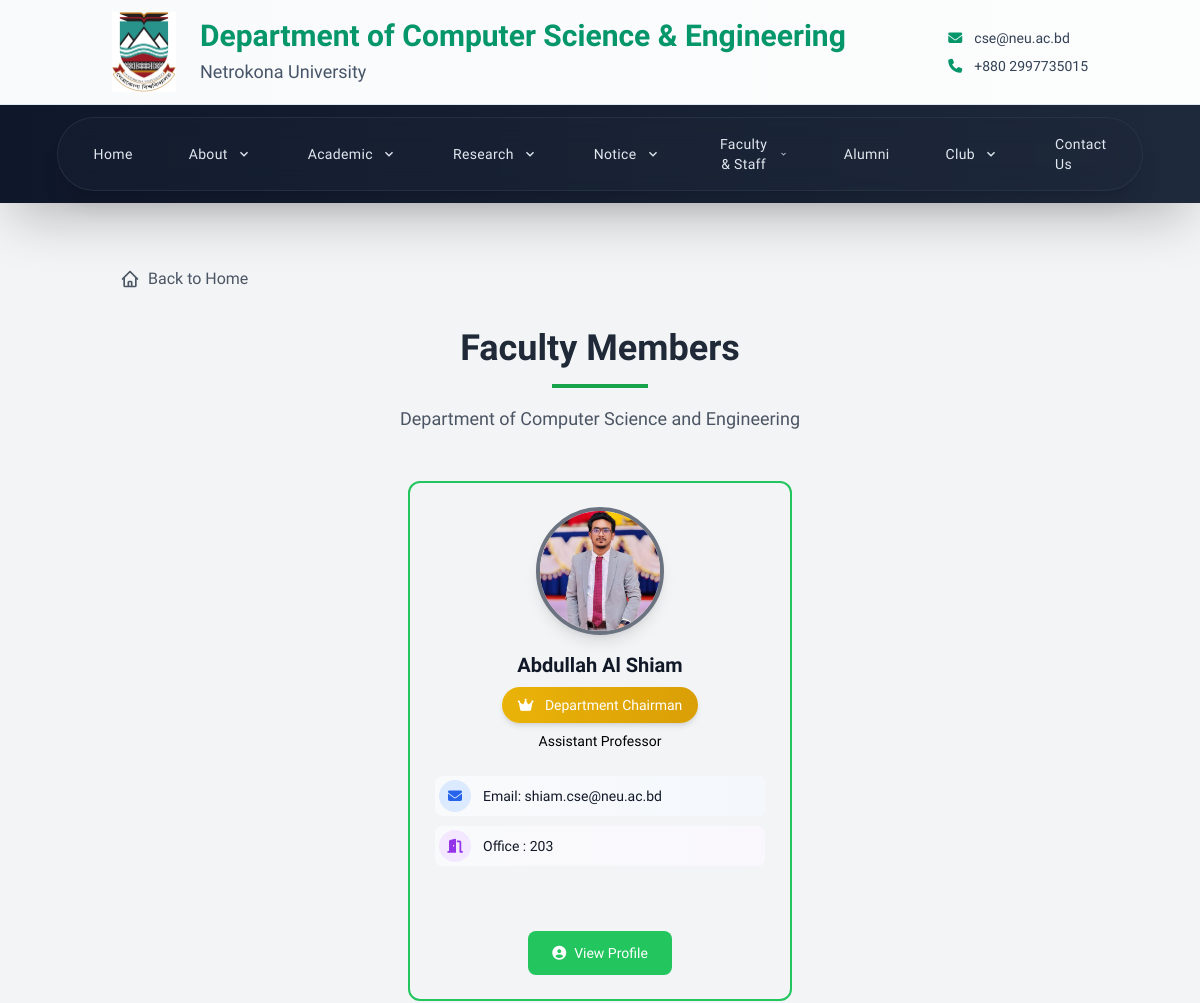
/faculty/active/ (upper part), run on an earlier commit of the app's database.
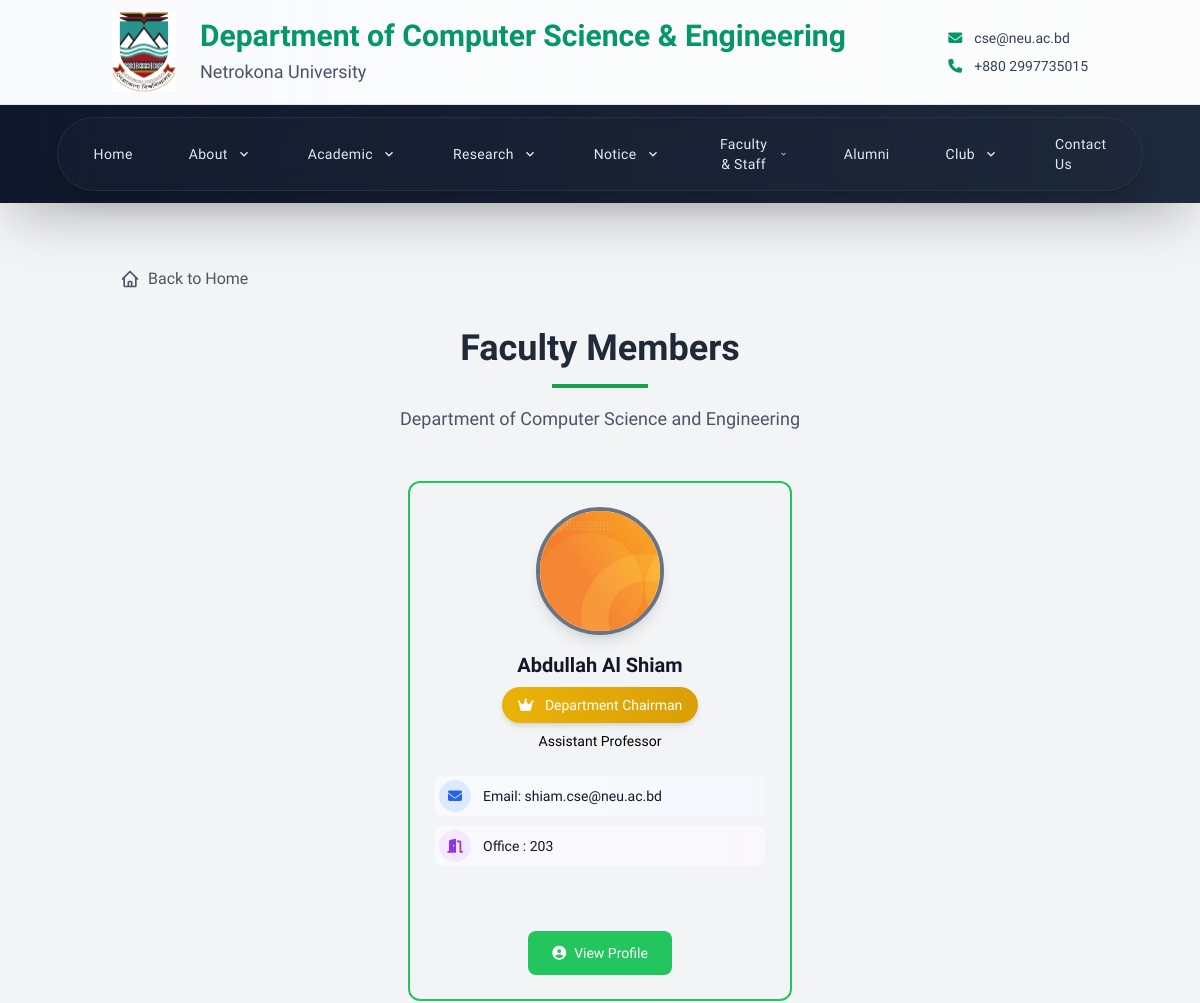
And on a later commit of the database.
### cse_app/models.py (models this page shows, shortened)
class FacultyMember(models.Model):
    DESIGNATION_CHOICES = (
        ('professor', 'Professor'),
        ('associate_professor', 'Associate Professor'),
        ('assistant_professor', 'Assistant Professor'),
        ('lecturer', 'Lecturer'),
        ('chairman', 'Chairman'),
    )
    STATUS_CHOICES = (
        ('active', 'Active'),
        ('on_leave', 'On Leave'),
        ('ex_chairman', 'Ex-Chairman'),
        ('past_faculty', 'Past Faculty'),
    )
    MEMBER_TYPE_CHOICES = (
        ('full_time', 'Full-time'),
        ('part_time', 'Part-time'),
        ('visiting', 'Visiting'),
        ('adjunct', 'Adjunct'),
    )
    user = models.OneToOneField(User, on_delete=models.CASCADE, null=True, blank=True)
    name = models.CharField(max_length=100)
    designation = models.CharField(max_length=30, choices=DESIGNATION_CHOICES)
    status = models.CharField(max_length=20, choices=STATUS_CHOICES, default='active')
    member_type = models.CharField(max_length=20, choices=MEMBER_TYPE_CHOICES, default='full_time')
    email = models.EmailField()
    phone = models.CharField(max_length=15, blank=True)
    room_no = models.CharField(max_length=10, blank=True)
    image = models.ImageField(upload_to='faculty/', blank=True)
    bio = models.TextField(blank=True)
    research_interest = models.TextField(blank=True)
    research_gate_url = models.URLField(blank=True, help_text="ResearchGate profile URL")
    google_scholar_url = models.URLField(blank=True, help_text="Google Scholar profile URL")
    orcid_url = models.URLField(blank=True, help_text="ORCID profile URL")
    linkedin_url = models.URLField(blank=True, help_text="LinkedIn profile URL")
    personal_website = models.URLField(blank=True, help_text="Personal website URL")
    research_activities = RichTextField(blank=True, help_text="Research activities and projects")
    publications = RichTextField(blank=True, help_text="List of publications")
    courses_taught = RichTextField(blank=True, help_text="Courses taught")
    membership = RichTextField(blank=True, help_text="Professional memberships")
    awards_honors = RichTextField(blank=True, help_text="Awards and honors received")
    others = RichTextField(blank=True, help_text="Other relevant information")
    cv_file = models.FileField(upload_to='faculty/cv/', blank=True, null=True, help_text="Upload CV/Resume")
    joined_date = models.DateField(blank=True, null=True)
    end_date = models.DateField(blank=True, null=True)
    is_current = models.BooleanField(default=True, help_text="Is this faculty member currently active?")
    is_chairman = models.BooleanField(default=False)
    class Meta:
        ordering = ['designation', 'name']
        verbose_name = 'Faculty Member'
        verbose_name_plural = 'Faculty Members'

### cse_app/views.py (the view)
# urls.py: path('faculty/active/', views.active_faculty, name='active_faculty'),
def active_faculty(request):
    active_faculty_members = FacultyMember.objects.filter(
        status='active',
        is_current=True
    ).order_by('joined_date', 'name')
    return render(request, 'cse/faculty_and_staff/active_faculty.html', {
        'faculty_members': active_faculty_members
    })

### templates/cse/faculty_and_staff/active_faculty.html (shortened to what this page needs)
{% extends 'base.html' %}
{% block content %}
<div class="container mx-auto px-4 py-8">
    <div class="mb-8">
        <a href="{% url 'home' %}" class="inline-flex items-center text-gray-600 hover:text-green-600 transition-colors duration-200">
            Back to Home
        </a>
    </div>
    <div class="text-center mb-12">
        <h1 class="text-4xl font-bold mb-4 text-gray-800">Faculty Members</h1>
        <div class="w-24 h-1 bg-green-600 mx-auto mb-4"></div>
        <p class="text-lg text-gray-600 max-w-2xl mx-auto leading-relaxed">Department of Computer Science and Engineering</p>
    </div>
    {% for faculty in faculty_members %}
        {% if faculty.is_chairman %}
        <div class="mb-16">
            <div class="flex justify-center">
                <div class="rounded-xl border-2 border-green-500 h-[520px] flex flex-col w-full max-w-sm">
                    <div class="p-6 flex flex-col h-full">
                        <div class="flex justify-center mb-4">
                            {% if faculty.image %}
                                <div class="relative">
                                    <img src="{{ faculty.image.url }}" alt="{{ faculty.name }}" class="w-32 h-32 rounded-full object-cover border-4 border-gray-500 shadow-lg">
                                </div>
                            {% endif %}
                        </div>
                        <div class="text-center mb-6">
                            <h3 class="text-xl font-bold text-gray-900 mb-2">{{ faculty.name }}</h3>
                            <div class="inline-block bg-gradient-to-r from-yellow-500 to-yellow-600 text-white px-4 py-2 rounded-full text-sm font-medium shadow-md mb-2">
                                <i class="fas fa-crown mr-2"></i>
                                Department Chairman
                            </div>
                            <div class="text-black text-sm font-medium">
                                {{ faculty.get_designation_display }}
                            </div>
                        </div>
                        <div class="space-y-2 mb-6 flex-grow">
                            {% if faculty.email %}
                                <div class="flex items-center text-gray-600 bg-gradient-to-r from-gray-50 to-blue-50 rounded-lg p-1 border border-gray-100">
                                    <div class="flex-shrink-0 w-8 h-8 bg-blue-100 rounded-full flex items-center justify-center">
                                        <i class="fas fa-envelope text-blue-600 text-sm"></i>
                                    </div>
                                    <div class="ml-3 flex-1">
                                        <p class="text-sm font-medium text-gray-900">Email: {{ faculty.email }}</p>
                                    </div>
                                </div>
                            {% endif %}
                            {% if faculty.room_no %}
                                <div class="flex items-center text-gray-600 bg-gradient-to-r from-gray-50 to-purple-50 rounded-lg p-1 border border-gray-100">
                                    <div class="flex-shrink-0 w-8 h-8 bg-purple-100 rounded-full flex items-center justify-center">
                                        <i class="fas fa-door-open text-purple-600 text-sm"></i>
                                    </div>
                                    <div class="ml-3 flex-1">
                                        <p class="text-sm font-medium text-gray-900">Office : {{ faculty.room_no }}</p>
                                    </div>
                                </div>
                            {% endif %}
                        </div>
                        <div class="text-center mt-auto">
                            <a href="{% url 'faculty_detail' faculty.id %}"
                               class="inline-flex items-center px-6 py-3 bg-green-500 text-white text-sm font-medium rounded-lg hover:bg-green-600 transition-all duration-200 transform hover:scale-105">
                                <i class="fas fa-user-circle mr-2"></i>
                                View Profile
                            </a>
                        </div>
                    </div>
                </div>
            </div>
        </div>
        {% endif %}
    {% endfor %}
    {% regroup faculty_members by designation as grouped_faculty %}
</div>
{% endblock %}

### templates/base.html (shortened to what this page needs)
{% load static %}
<!DOCTYPE html>
<html lang="en">
<head>
    <script src="https://cdn.tailwindcss.com"></script>
    <link rel="stylesheet" href="https://cdnjs.cloudflare.com/ajax/libs/font-awesome/6.4.0/css/all.min.css">
    <link href="https://unpkg.com/aos@2.3.1/dist/aos.css" rel="stylesheet">
</head>
<body class="bg-gray-100 font-sans">
    {% include 'Navbar.html' %}
    <main class="container mx-auto px-4 py-8">
        {% block content %}
        {% endblock %}
    </main>
</body>
</html>

### templates/Navbar.html (shortened to what this page needs)
{% load static %}
{% block content %}
<nav class="relative z-[9999] bg-gradient-to-r from-slate-900 via-slate-800 to-slate-900 text-white shadow-2xl backdrop-blur-sm">
    <header class="bg-gradient-to-r from-gray-50 to-white text-slate-800 border-b border-slate-200">
        <div class="container mx-auto px-4 sm:px-6 py-3">
            <div class="flex justify-between items-center">
                <div class="flex items-center space-x-3 sm:space-x-6">
                    <div class="relative flex-shrink-0">
                        <img src="{% static 'images/logo/neulogo.jpg' %}" alt="NeU Logo"
                             class="logo-img h-16 w-12 sm:h-20 sm:w-16 md:h-24 md:w-20 lg:h-20 lg:w-16
                              ">
                    </div>
                    <div class="space-y-1 min-w-0 flex-1">
                        <h1 class="text-lg sm:text-xl md:text-2xl lg:text-3xl font-bold text-emerald-600   leading-tight">
                            Department of Computer Science & Engineering
                        </h1>
                        <p class="text-sm sm:text-base md:text-lg font-medium text-slate-600 transition-colors duration-300 hover:text-emerald-600">
                            <a href="https://neu.ac.bd/" class="inline-flex items-center space-x-2 group">
                                <span>Netrokona University</span>
                            </a>
                        </p>
                    </div>
                </div>
                <div class="hidden lg:block">
                        <div class="space-y-2">
                            <p class="text-sm font-medium text-slate-700 flex items-center space-x-3">
                                    <i class="fas fa-envelope text-emerald-600"></i>
                                    <span>cse@neu.ac.bd</span>
                            </p>
                            <p class="text-sm font-medium text-slate-700 flex items-center space-x-3">
                                    <i class="fas fa-phone text-emerald-600 text-sm"></i>
                                    <span>+880 2997735015</span>
                            </p>
                        </div>
                </div>
            </div>
        </div>
    </header>
    <div class="container mx-auto px-4 py-3">
        <div class="hidden md:flex justify-center items-center w-full">
            <div class="flex items-center bg-slate-800/30 backdrop-blur-md rounded-full px-2 py-1 shadow-xl border border-slate-700/50">
                <a href="{% url 'home' %}"
                   class="relative px-6 py-3 mx-1 rounded-full font-medium text-sm tracking-wide transition-all duration-300 group
                          {% if request.path == '/' %}bg-gradient-to-r from-emerald-500 to-teal-500 text-white shadow-lg{% else %}text-slate-200 hover:text-white hover:bg-slate-700/50{% endif %}">
                    <span class="relative z-10">Home</span>
                </a>
                <div class="relative group mx-1">
                    <button class="relative px-6 py-3 rounded-full font-medium text-sm tracking-wide transition-all duration-300 group-hover:text-white group-hover:bg-slate-700/50 flex items-center space-x-2
                                   {% if request.path == '/about/' or request.path == '/chairman/' %}bg-gradient-to-r from-emerald-500 to-teal-500 text-white shadow-lg{% else %}text-slate-200{% endif %}">
                        <span>About</span>
                        <svg class="w-4 h-4 transition-transform duration-300 group-hover:rotate-180" fill="currentColor" viewBox="0 0 24 24">
                            <path d="M7.41 8.59L12 13.17l4.59-4.58L18 10l-6 6-6-6 1.41-1.41z"/>
                        </svg>
                    </button>
                </div>
                <div class="relative group mx-1">
                    <button class="relative px-6 py-3 rounded-full font-medium text-sm tracking-wide transition-all duration-300 group-hover:text-white group-hover:bg-slate-700/50 flex items-center space-x-2 text-slate-200">
                        <span>Academic</span>
                        <svg class="w-4 h-4 transition-transform duration-300 group-hover:rotate-180" fill="currentColor" viewBox="0 0 24 24">
                            <path d="M7.41 8.59L12 13.17l4.59-4.58L18 10l-6 6-6-6 1.41-1.41z"/>
                        </svg>
                    </button>
                </div>
                <div class="relative group mx-1">
                    <button class="relative px-6 py-3 rounded-full font-medium text-sm tracking-wide transition-all duration-300 group-hover:text-white group-hover:bg-slate-700/50 flex items-center space-x-2
                                   {% if request.path == '/publications/' or request.path == '/projects/' %}bg-gradient-to-r from-emerald-500 to-teal-500 text-white shadow-lg{% else %}text-slate-200{% endif %}">
                        <span>Research</span>
                        <svg class="w-4 h-4 transition-transform duration-300 group-hover:rotate-180" fill="currentColor" viewBox="0 0 24 24">
                            <path d="M7.41 8.59L12 13.17l4.59-4.58L18 10l-6 6-6-6 1.41-1.41z"/>
                        </svg>
                    </button>
                </div>
                <div class="relative group mx-1">
                    <button class="relative px-6 py-3 rounded-full font-medium text-sm tracking-wide transition-all duration-300 group-hover:text-white group-hover:bg-slate-700/50 flex items-center space-x-2
                                   {% if request.path == '/notices/' %}bg-gradient-to-r from-emerald-500 to-teal-500 text-white shadow-lg{% else %}text-slate-200{% endif %}">
                        <span>Notice</span>
                        <svg class="w-4 h-4 transition-transform duration-300 group-hover:rotate-180" fill="currentColor" viewBox="0 0 24 24">
                            <path d="M7.41 8.59L12 13.17l4.59-4.58L18 10l-6 6-6-6 1.41-1.41z"/>
                        </svg>
                    </button>
                </div>
                <div class="relative group mx-1">
                    <button class="relative px-6 py-3 rounded-full font-medium text-sm tracking-wide transition-all duration-300 group-hover:text-white group-hover:bg-slate-700/50 flex items-center space-x-2 text-slate-200">
                        <span>Faculty & Staff</span>
                        <svg class="w-4 h-4 transition-transform duration-300 group-hover:rotate-180" fill="currentColor" viewBox="0 0 24 24">
                            <path d="M7.41 8.59L12 13.17l4.59-4.58L18 10l-6 6-6-6 1.41-1.41z"/>
                        </svg>
                    </button>
                </div>
                <a href="{% url 'alumni' %}"
                   class="relative px-6 py-3 mx-1 rounded-full font-medium text-sm tracking-wide transition-all duration-300 group text-slate-200 hover:text-white hover:bg-slate-700/50">
                    <span class="relative z-10">Alumni</span>
                </a>
                <div class="relative group mx-1">
                    <button class="relative px-6 py-3 rounded-full font-medium text-sm tracking-wide transition-all duration-300 group-hover:text-white group-hover:bg-slate-700/50 flex items-center space-x-2
                                   {% if request.path == '/computer_club/' or request.path == '/programming_club/' %}bg-gradient-to-r from-emerald-500 to-teal-500 text-white shadow-lg{% else %}text-slate-200{% endif %}">
                        <span>Club</span>
                        <svg class="w-4 h-4 transition-transform duration-300 group-hover:rotate-180" fill="currentColor" viewBox="0 0 24 24">
                            <path d="M7.41 8.59L12 13.17l4.59-4.58L18 10l-6 6-6-6 1.41-1.41z"/>
                        </svg>
                    </button>
                </div>
                <a href="{% url 'contact_us' %}"
                   class="relative px-6 py-3 mx-1 rounded-full font-medium text-sm tracking-wide transition-all duration-300 group text-slate-200 hover:text-white hover:bg-slate-700/50">
                    <span class="relative z-10">Contact Us</span>
                </a>
            </div>
        </div>
    </div>
</nav>
{% endblock %}

What changed in the data, as far as the page shows it:
changed FacultyMember "Abdullah Al Shiam": image: a different picture
